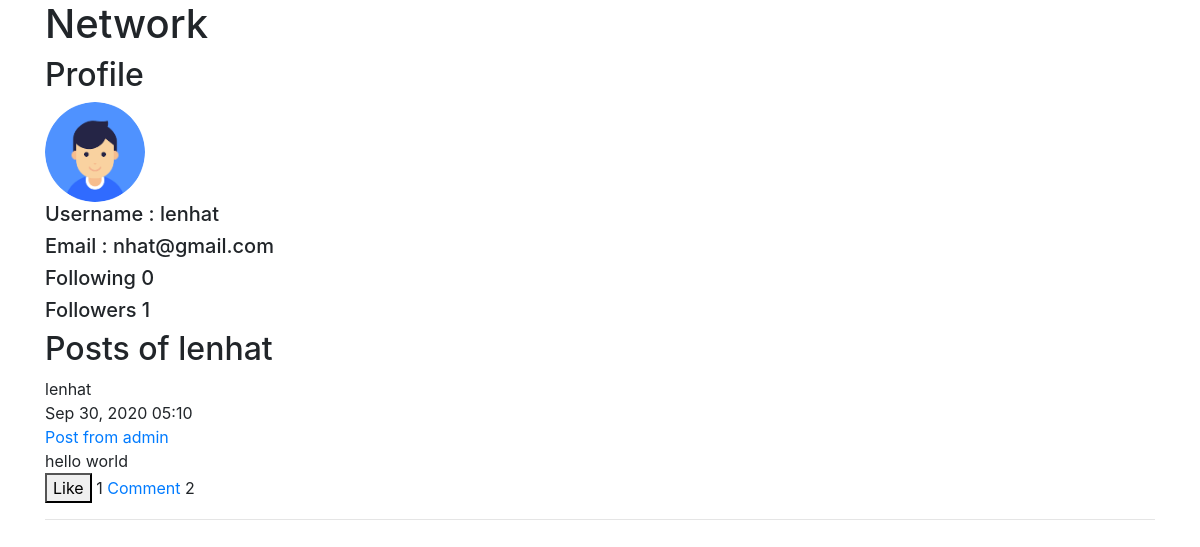
The app's page /author/lenhat/ (signed in) with its own data.
### users/models.py (models this page shows, shortened)
class Profile(models.Model):
    image = models.ImageField(default='default.jpg', upload_to='profile_pics/')
    user = models.OneToOneField(User, on_delete=models.CASCADE)
    following = models.ManyToManyField('self', related_name='followers',symmetrical=False, blank=True)

### posts/models.py (models this page shows, shortened)
class Post(models.Model):
    title = models.CharField(max_length=200)
    content = models.TextField()
    date_posted = models.DateTimeField(default=timezone.now)
    author = models.ForeignKey(User, on_delete=models.CASCADE)
    likes = models.ManyToManyField(User, related_name='interesting_posts', blank=True)
    comment_to = models.ForeignKey('self', related_name='comments', blank=True, null=True, on_delete=models.CASCADE)

### posts/views.py (the view)
# urls.py: path('author/<str:username>/', views.UserPostListView.as_view(), name='user-posts'),
class UserPostListView(LoginRequiredMixin, ListView):
    model = Post
    template_name = 'posts/user_posts.html'
    context_object_name = 'posts'
    def get_context_data(self):
        context = super().get_context_data()
        context['profile'] = get_object_or_404(User, username=self.kwargs['username']).profile
        return context
    def get_queryset(self):
        user = get_object_or_404(User, username=self.kwargs['username'])
        return Post.objects.filter(author=user, comment_to=None).order_by('-date_posted')

### posts/templates/posts/user_posts.html (shortened to what this page needs)
{% extends 'users/layout.html' %}
{% load tz %}
{% block body %}
    <h2>Profile</h2>
    <img src="{{ profile.image.url }}" alt="" class='round-avatar'>
    <h5>Username : {{profile.user.username}}</h5>
    <h5>Email    : {{profile.user.email}}</h5>
    <h5>Following {{profile.following.count}}</h5>
    <h5>Followers <span id='followers'>{{profile.followers.count}}</span></h5>
    <h2>Posts of {{view.kwargs.username}}</h2>
    {% if posts %}
        {% for post in posts %}
        <div class="post" data-id='{{post.id}}'>
            {{ post.author.username }} <br>
            {{ post.date_posted|localtime|date:'M d, Y H:i'}} <br>
            <a href="{% url 'post-detail' post.id %}">{{ post.title }}</a> <br>
            {{ post.content }} <br>
            <button id='toggle-like'>
                {% if user in post.likes.all %}
                    Liked
                {% else %}
                    Like
                {% endif %}
            </button>
            <span id="number-likes">{{post.likes.count}}</span>
            <a href="{% url 'post-detail' post.id %}">Comment</a>
            <span id='number-comments'>{{post.comments.count}}</span>
        </div>
        <hr>
        {% endfor %}
    {% endif %}
{% endblock body %}

### users/static/users/main.css (style rules this page uses)
.round-avatar { width: 100px; height: 100px; border-radius: 50%; }

### records on screen
Profile: image (picture), user.username "lenhat", user.email "nhat@gmail.com", following.count "0", followers.count "1"
Post: author.username "lenhat", date_posted "Sep 30, 2020 05:10", title "Post from admin", content "hello world", shows "Like", likes.count "1", comments.count "2"

### other values on screen
{{ view.kwargs.username }} "lenhat"
